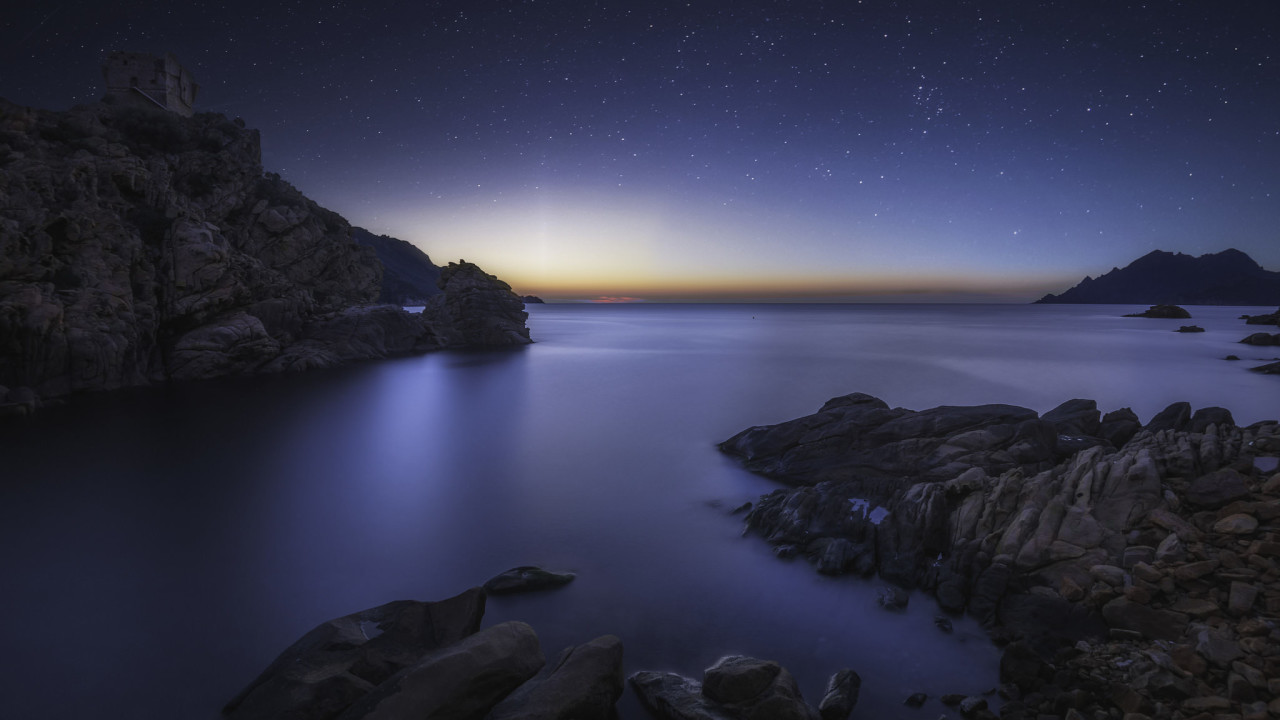
#> input picture example_image.jpg, 1280 x 720 px; its folder holds 3 pictures in this run
$ python check_image_parameters.py
#> lines starting #> are read from the running program, lines starting #| are printed output that depends on the picture
# Writer: Gal Harari
# Date: 31/12/2019

"""
This file creates a comfortable platform to asses numerical values for image processing.
When you finish press "q"! It saves everything.
You'll need a function that process an image and gets numerical arguments and the img itself. Then you need to create a
dictionary of the arguments' names it gets and their upper bounds (lower bound is set to zero).
A usage example can be seen in "if __name__ == "__main__"" part.
"""


import cv2
import numpy as np
import imutils
import json

IMAGE_STRING = 'img'


def nothing(x):
    pass


def check_params(frame, args_dict, processing_func):
    """
    it loads the values last used ro defining the upper bound as default.
    when you press "q" it ends and saves the values last used.
    :param frame:
    :param args_dict: the keys are the names of the arguments the function gets, the values are tuplesthe upper bound of
     each arg
    :param processing_func: the func the gets an image, the argumnets of the args_dict, and the image into the arg named
     as IMAGE_STRING", ITS IMMPORTANT. and returns a list of images to show
    :return:
    """
    if frame is None:
        print("No image inserted. Check your cv2.imread please.")

    cv2.namedWindow("Trackbars")

    create_trackbars(args_dict)

    chosen_args_dict = args_dict.copy()
    chosen_args_dict[IMAGE_STRING] = frame

    while True:
        for arg_name in chosen_args_dict.keys():
            if arg_name == IMAGE_STRING:
                continue
            chosen_args_dict[arg_name] = cv2.getTrackbarPos(arg_name, "Trackbars")

        ret_images_list = processing_func(**chosen_args_dict)

        for i, img in enumerate(ret_images_list):
            cv2.imshow(f"image {i}", img)

        key = cv2.waitKey(1) & 0xFF
        if key == ord('q'):
            del chosen_args_dict[IMAGE_STRING]
            for i, img in enumerate(ret_images_list):
                cv2.imwrite(f"image {i}.jpg", img)
            save_args(chosen_args_dict)
            break

    cv2.destroyAllWindows()


def create_trackbars(args_dict):

    loaded = load_mask(args_dict)
    loaded_args_dict = {arg_name: bound for arg_name, bound in loaded.items()}

    for arg_name, val in loaded_args_dict.items():
        # args_dict[arg_name] is the upper bound
        cv2.createTrackbar(arg_name, "Trackbars", val, args_dict[arg_name], nothing)


def save_args(args_dict):
    with open('data.json', 'w') as fp:
        json.dump(args_dict, fp)


def load_mask(args_dict):
    try:
        with open('data.json', 'r') as fp:
            data = json.load(fp)
    except (IOError, json.decoder.JSONDecodeError) as e:
        data = {arg_name: bound for arg_name, bound in args_dict.items()}
    return data


def example_process_func(img, arg1, arg2):
    return img[:, :, :], img[:, arg1:arg2, :]


if __name__ == '__main__':
    # Documentation on top of the page

    print("When you finish press \"q\" instead of closing the windows manually. "
          "It would save the values and the edited images.")
    img_name = 'example_image.jpg'
    img = cv2.imread(img_name)
#> img is the input picture: shape (720, 1280, 3); mean B, G, R 76, 54.3, 52.2
    arg1_upper_bound, arg2_upper_bound = 400, 1000
    example_args_dict = {'arg1': arg1_upper_bound, 'arg2': arg2_upper_bound}

    check_params(img, example_args_dict, example_process_func)
#> (reads data.json from the repository)
#> the loop in check_params, `for i, img in enumerate(ret_images_list):` made 2 passes
#> pass 2, in check_params, `cv2.imshow(f"image {i}", img)`:
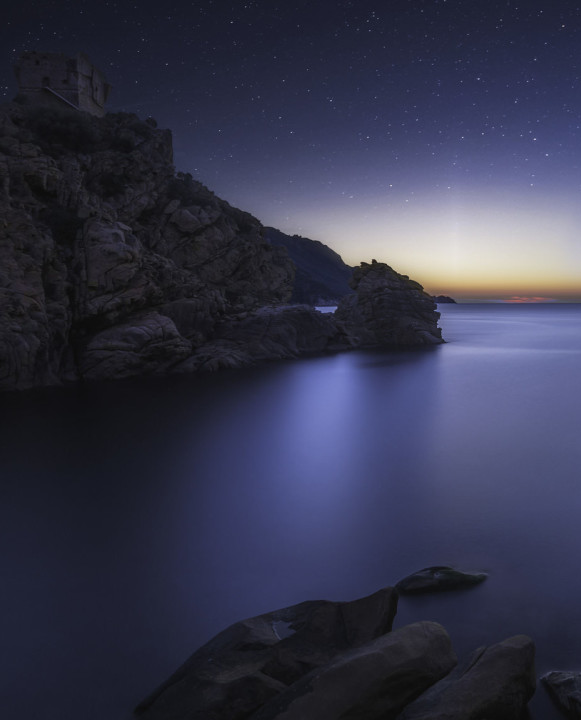
#> window 'image 1': shape (720, 581, 3); mean B, G, R 75, 54.3, 52.8
#> (key q is pressed here)

    print(load_mask(example_args_dict))
